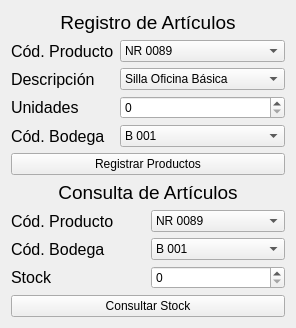
            <widget class="QWidget" name="Inventarios">
             <layout class="QGridLayout" name="gridLayout_12">
              <item row="0" column="0">
               <layout class="QGridLayout" name="gridLayout_4">
                <item row="0" column="0">
                 <widget class="QLabel" name="label_2">
                  <property name="font">
                   <font>
                    <pointsize>14</pointsize>
                   </font>
                  </property>
                  <property name="text">
                   <string>Registro de Artículos</string>
                  </property>
                  <property name="alignment">
                   <set>Qt::AlignCenter</set>
                  </property>
                 </widget>
                </item>
                <item row="1" column="0">
                 <layout class="QGridLayout" name="gridLayout">
                  <item row="0" column="0">
                   <widget class="QLabel" name="label_3">
                    <property name="font">
                     <font>
                      <pointsize>12</pointsize>
                     </font>
                    </property>
                    <property name="text">
                     <string>Cód. Producto</string>
                    </property>
                   </widget>
                  </item>
                  <item row="0" column="1">
                   <widget class="QComboBox" name="comboBox">
                    <item>
                     <property name="text">
                      <string>NR 0089</string>
                     </property>
                    </item>
                    <item>
                     <property name="text">
                      <string>NR 0090</string>
                     </property>
                    </item>
                    <item>
                     <property name="text">
                      <string>NR 0091</string>
                     </property>
                    </item>
                    <item>
                     <property name="text">
                      <string>NR 0092</string>
                     </property>
                    </item>
                    <item>
                     <property name="text">
                      <string>NR 0093</string>
                     </property>
                    </item>
                    <item>
                     <property name="text">
                      <string>NR 0094</string>
                     </property>
                    </item>
                    <item>
                     <property name="text">
                      <string>NR 0095</string>
                     </property>
                    </item>
                    <item>
                     <property name="text">
                      <string>NR 0096</string>
                     </property>
                    </item>
                    <item>
                     <property name="text">
                      <string>NR 0097</string>
                     </property>
                    </item>
                    <item>
                     <property name="text">
                      <string>NR 0098</string>
                     </property>
                    </item>
                   </widget>
                  </item>
                  <item row="1" column="0">
                   <widget class="QLabel" name="label_4">
                    <property name="font">
                     <font>
                      <pointsize>12</pointsize>
                     </font>
                    </property>
                    <property name="text">
                     <string>Descripción</string>
                    </property>
                   </widget>
                  </item>
                  <item row="1" column="1">
                   <widget class="QComboBox" name="comboBox_2">
                    <item>
                     <property name="text">
                      <string>Silla Oficina Básica</string>
                     </property>
                    </item>
                    <item>
                     <property name="text">
                      <string>Silla Oficina Premium</string>
                     </property>
                    </item>
                    <item>
                     <property name="text">
                      <string>Escritorio Madera</string>
                     </property>
                    </item>
                    <item>
                     <property name="text">
                      <string>Escritorio Vidrio-Metal</string>
                     </property>
                    </item>
                    <item>
                     <property name="text">
                      <string>Mueble Recepción</string>
                     </property>
                    </item>
                    <item>
                     <property name="text">
                      <string>Mesa Comedor</string>
                     </property>
                    </item>
                    <item>
                     <property name="text">
                      <string>Silla Comedor</string>
                     </property>
                    </item>
                    <item>
                     <property name="text">
                      <string>Mesa Sala-Conferencias</string>
                     </property>
                    </item>
                    <item>
                     <property name="text">
                      <string>Cubículo Básico</string>
                     </property>
                    </item>
                    <item>
                     <property name="text">
                      <string>Cubículo Premium</string>
                     </property>
                    </item>
                   </widget>
                  </item>
                  <item row="2" column="0">
                   <widget class="QLabel" name="label_5">
                    <property name="font">
                     <font>
                      <pointsize>12</pointsize>
                     </font>
                    </property>
                    <property name="text">
                     <string>Unidades</string>
                    </property>
                   </widget>
                  </item>
                  <item row="2" column="1">
                   <widget class="QSpinBox" name="spinBox"/>
                  </item>
                  <item row="3" column="0">
                   <widget class="QLabel" name="label_12">
                    <property name="font">
                     <font>
                      <pointsize>12</pointsize>
                     </font>
                    </property>
                    <property name="text">
                     <string>Cód. Bodega</string>
                    </property>
                   </widget>
                  </item>
                  <item row="3" column="1">
                   <widget class="QComboBox" name="comboBox_5">
                    <item>
                     <property name="text">
                      <string>B 001</string>
                     </property>
                    </item>
                    <item>
                     <property name="text">
                      <string>B 002</string>
                     </property>
                    </item>
                    <item>
                     <property name="text">
                      <string>B 003</string>
                     </property>
                    </item>
                    <item>
                     <property name="text">
                      <string>B 004</string>
                     </property>
                    </item>
                    <item>
                     <property name="text">
                      <string>B 005</string>
                     </property>
                    </item>
                    <item>
                     <property name="text">
                      <string>B 006</string>
                     </property>
                    </item>
                    <item>
                     <property name="text">
                      <string>B 007</string>
                     </property>
                    </item>
                    <item>
                     <property name="text">
                      <string>B 008</string>
                     </property>
                    </item>
                    <item>
                     <property name="text">
                      <string>B 009</string>
                     </property>
                    </item>
                   </widget>
                  </item>
                  <item row="4" column="0" colspan="2">
                   <widget class="QPushButton" name="pushButton_2">
                    <property name="text">
                     <string>Registrar Productos</string>
                    </property>
                   </widget>
                  </item>
                 </layout>
                </item>
               </layout>
              </item>
              <item row="1" column="0">
               <layout class="QGridLayout" name="gridLayout_3">
                <item row="0" column="0">
                 <widget class="QLabel" name="label_13">
                  <property name="font">
                   <font>
                    <pointsize>14</pointsize>
                   </font>
                  </property>
                  <property name="text">
                   <string>Consulta de Artículos</string>
                  </property>
                  <property name="alignment">
                   <set>Qt::AlignCenter</set>
                  </property>
                 </widget>
                </item>
                <item row="1" column="0">
                 <layout class="QGridLayout" name="gridLayout_2">
                  <item row="0" column="0">
                   <widget class="QLabel" name="label_14">
                    <property name="font">
                     <font>
                      <pointsize>12</pointsize>
                     </font>
                    </property>
                    <property name="text">
                     <string>Cód. Producto</string>
                    </property>
                   </widget>
                  </item>
                  <item row="0" column="1">
                   <widget class="QComboBox" name="comboBox_6">
                    <item>
                     <property name="text">
                      <string>NR 0089</string>
                     </property>
                    </item>
                    <item>
                     <property name="text">
                      <string>NR 0090</string>
                     </property>
                    </item>
                    <item>
                     <property name="text">
                      <string>NR 0091</string>
                     </property>
                    </item>
                    <item>
                     <property name="text">
                      <string>NR 0092</string>
                     </property>
                    </item>
                    <item>
                     <property name="text">
                      <string>NR 0093</string>
                     </property>
                    </item>
                    <item>
                     <property name="text">
                      <string>NR 0094</string>
                     </property>
                    </item>
                    <item>
                     <property name="text">
                      <string>NR 0095</string>
                     </property>
                    </item>
                    <item>
                     <property name="text">
                      <string>NR 0096</string>
                     </property>
                    </item>
                    <item>
                     <property name="text">
                      <string>NR 0097</string>
                     </property>
                    </item>
                    <item>
                     <property name="text">
                      <string>NR 0098</string>
                     </property>
                    </item>
                   </widget>
                  </item>
                  <item row="1" column="0">
                   <widget class="QLabel" name="label_15">
                    <property name="font">
                     <font>
                      <pointsize>12</pointsize>
                     </font>
                    </property>
                    <property name="text">
                     <string>Cód. Bodega</string>
                    </property>
                   </widget>
                  </item>
                  <item row="1" column="1">
                   <widget class="QComboBox" name="comboBox_7">
                    <item>
                     <property name="text">
                      <string>B 001</string>
                     </property>
                    </item>
                    <item>
                     <property name="text">
                      <string>B 002</string>
                     </property>
                    </item>
                    <item>
                     <property name="text">
                      <string>B 003</string>
                     </property>
                    </item>
                    <item>
                     <property name="text">
                      <string>B 004</string>
                     </property>
                    </item>
                    <item>
                     <property name="text">
                      <string>B 005</string>
                     </property>
                    </item>
                    <item>
                     <property name="text">
                      <string>B 006</string>
                     </property>
                    </item>
                    <item>
                     <property name="text">
                      <string>B 007</string>
                     </property>
                    </item>
                    <item>
                     <property name="text">
                      <string>B 008</string>
                     </property>
                    </item>
                    <item>
                     <property name="text">
                      <string>B 009</string>
                     </property>
                    </item>
                   </widget>
                  </item>
                  <item row="2" column="0">
                   <widget class="QLabel" name="label_16">
                    <property name="font">
                     <font>
                      <pointsize>12</pointsize>
                     </font>
                    </property>
                    <property name="text">
                     <string>Stock</string>
                    </property>
                   </widget>
                  </item>
                  <item row="2" column="1">
                   <widget class="QSpinBox" name="spinBox_2"/>
                  </item>
                  <item row="3" column="0" colspan="2">
                   <widget class="QPushButton" name="pushButton_3">
                    <property name="text">
                     <string>Consultar Stock</string>
                    </property>
                   </widget>
                  </item>
                 </layout>
                </item>
               </layout>
              </item>
             </layout>
            </widget>
